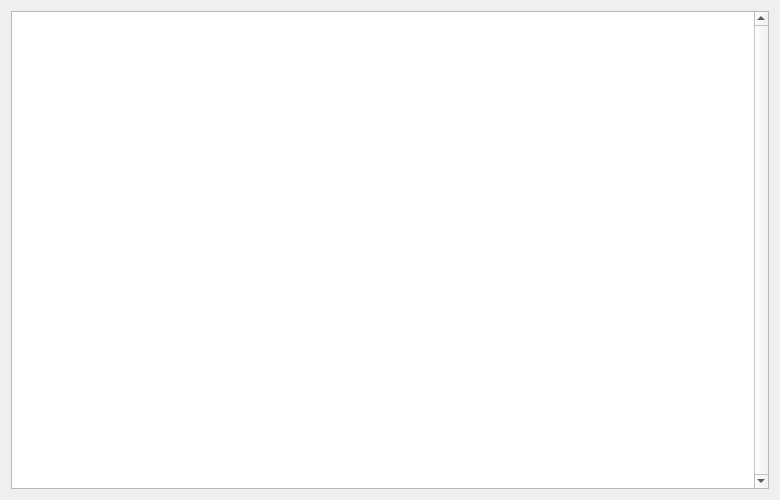
<?xml version="1.0" encoding="UTF-8"?>
<ui version="4.0">
 <class>ATCListWindow</class>
 <widget class="QWidget" name="ATCListWindow">
  <property name="geometry">
   <rect>
    <x>0</x>
    <y>0</y>
    <width>780</width>
    <height>500</height>
   </rect>
  </property>
  <property name="windowTitle">
   <string>ATC list</string>
  </property>
  <property name="windowIcon">
   <iconset resource="../resources/imgs.qrc">
    <normaloff>:/mainIcon/icon.png</normaloff>:/mainIcon/icon.png</iconset>
  </property>
  <layout class="QGridLayout" name="gridLayout">
   <item row="0" column="0">
    <widget class="QTableView" name="ATCTable">
     <property name="verticalScrollBarPolicy">
      <enum>Qt::ScrollBarAlwaysOn</enum>
     </property>
     <property name="horizontalScrollBarPolicy">
      <enum>Qt::ScrollBarAlwaysOff</enum>
     </property>
     <property name="editTriggers">
      <set>QAbstractItemView::DoubleClicked|QAbstractItemView::SelectedClicked</set>
     </property>
     <property name="showDropIndicator" stdset="0">
      <bool>false</bool>
     </property>
     <property name="dragDropOverwriteMode">
      <bool>false</bool>
     </property>
     <property name="alternatingRowColors">
      <bool>false</bool>
     </property>
     <property name="selectionMode">
      <enum>QAbstractItemView::SingleSelection</enum>
     </property>
     <property name="selectionBehavior">
      <enum>QAbstractItemView::SelectRows</enum>
     </property>
     <property name="showGrid">
      <bool>false</bool>
     </property>
     <property name="sortingEnabled">
      <bool>true</bool>
     </property>
     <property name="wordWrap">
      <bool>false</bool>
     </property>
     <property name="cornerButtonEnabled">
      <bool>false</bool>
     </property>
     <attribute name="horizontalHeaderStretchLastSection">
      <bool>true</bool>
     </attribute>
     <attribute name="verticalHeaderVisible">
      <bool>false</bool>
     </attribute>
     <attribute name="verticalHeaderDefaultSectionSize">
      <number>20</number>
     </attribute>
     <attribute name="verticalHeaderHighlightSections">
      <bool>false</bool>
     </attribute>
     <attribute name="verticalHeaderMinimumSectionSize">
      <number>20</number>
     </attribute>
    </widget>
   </item>
  </layout>
 </widget>
 <resources>
  <include location="../resources/imgs.qrc"/>
 </resources>
 <connections/>
</ui>
